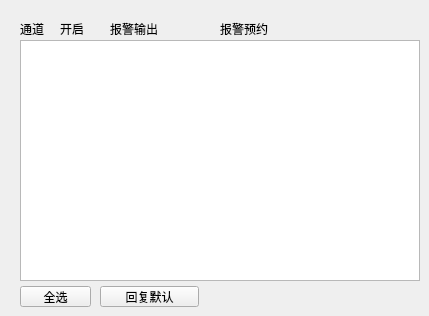
     <widget class="QWidget" name="page_warn_videoLost">
      <widget class="QPushButton" name="pushButton_videoLost_selectAll">
       <property name="geometry">
        <rect>
         <x>20</x>
         <y>286</y>
         <width>71</width>
         <height>21</height>
        </rect>
       </property>
       <property name="text">
        <string>全选</string>
       </property>
      </widget>
      <widget class="QLabel" name="label_videoLost_channelId">
       <property name="geometry">
        <rect>
         <x>20</x>
         <y>20</y>
         <width>31</width>
         <height>17</height>
        </rect>
       </property>
       <property name="text">
        <string>通道</string>
       </property>
      </widget>
      <widget class="QPushButton" name="pushButton_videoLost_default">
       <property name="geometry">
        <rect>
         <x>100</x>
         <y>286</y>
         <width>99</width>
         <height>21</height>
        </rect>
       </property>
       <property name="text">
        <string>回复默认</string>
       </property>
      </widget>
      <widget class="QLabel" name="label_videoLost_warnOrder">
       <property name="geometry">
        <rect>
         <x>220</x>
         <y>20</y>
         <width>67</width>
         <height>17</height>
        </rect>
       </property>
       <property name="text">
        <string>报警预约</string>
       </property>
      </widget>
      <widget class="QListWidget" name="listWidget_videoLost_list">
       <property name="geometry">
        <rect>
         <x>20</x>
         <y>40</y>
         <width>400</width>
         <height>241</height>
        </rect>
       </property>
      </widget>
      <widget class="QLabel" name="label_videoLost_open">
       <property name="geometry">
        <rect>
         <x>60</x>
         <y>20</y>
         <width>41</width>
         <height>17</height>
        </rect>
       </property>
       <property name="text">
        <string>开启</string>
       </property>
      </widget>
      <widget class="QLabel" name="label_videoLost_warnOut">
       <property name="geometry">
        <rect>
         <x>110</x>
         <y>20</y>
         <width>67</width>
         <height>17</height>
        </rect>
       </property>
       <property name="text">
        <string>报警输出</string>
       </property>
      </widget>
     </widget>
